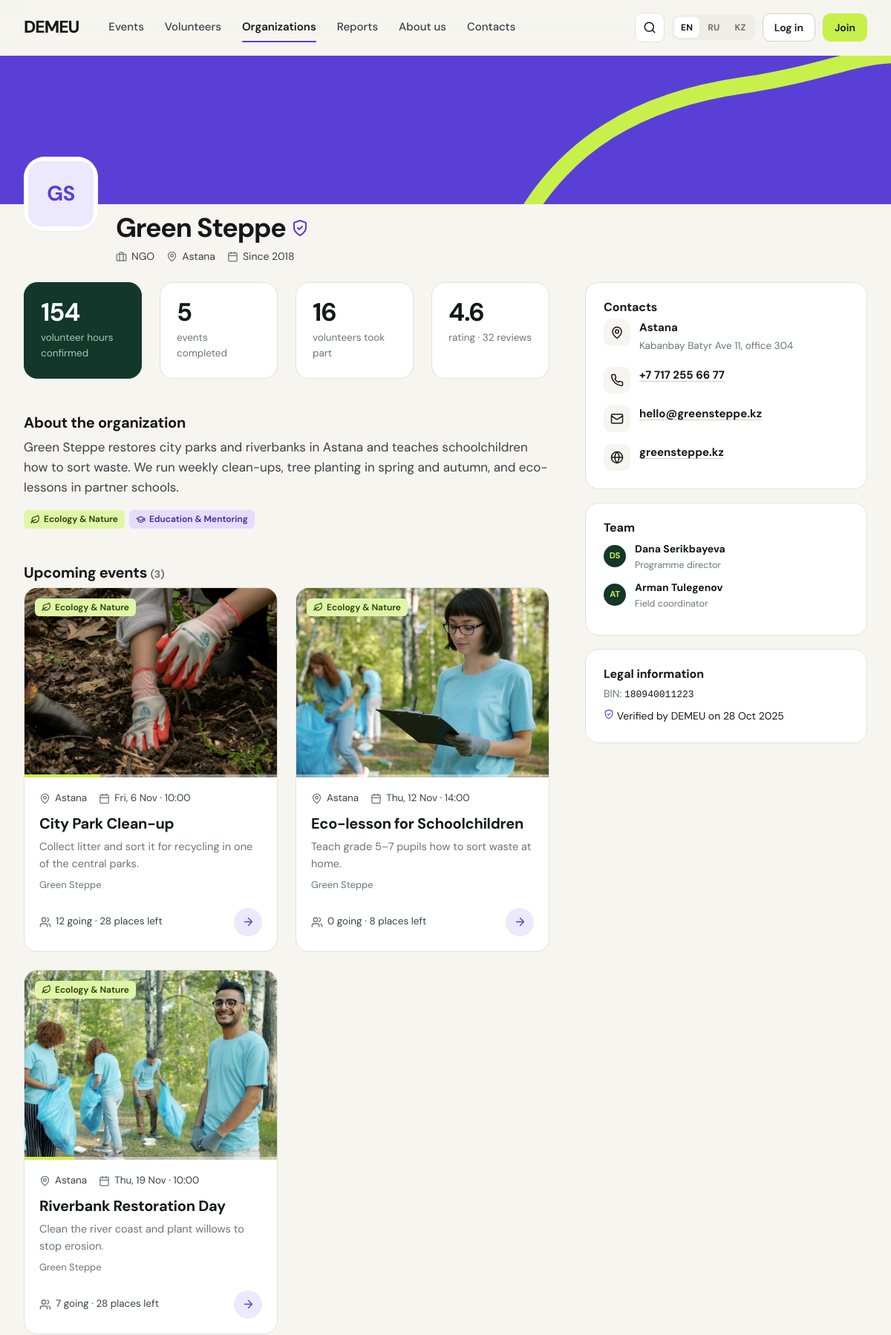
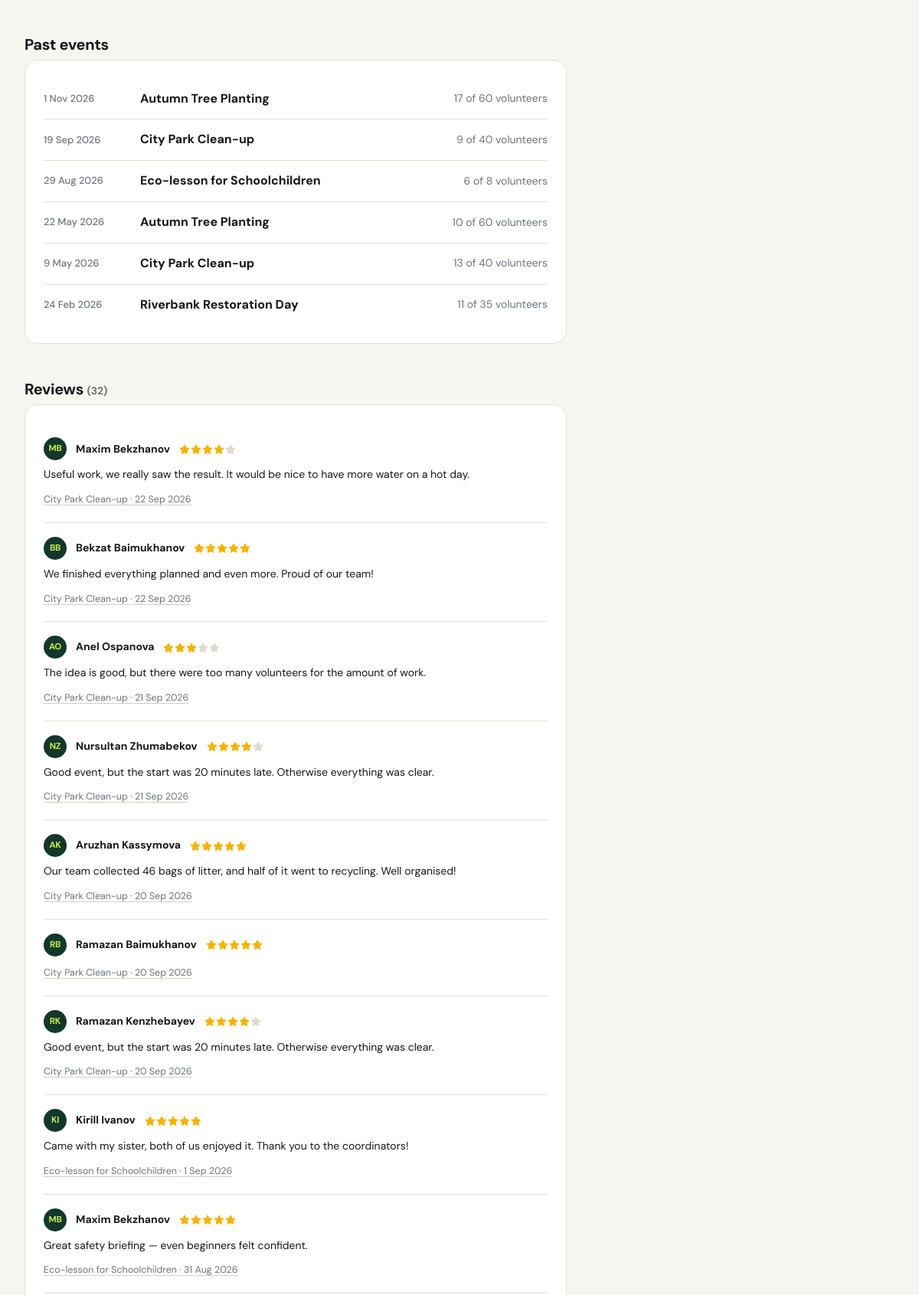
The app's page /organizations/1 (upper part) with its own data (2 pictures, top to bottom).
### tables this page shows
CREATE TABLE organizations (
    org_id           INTEGER PRIMARY KEY,
    name             TEXT NOT NULL UNIQUE,
    bin              TEXT NOT NULL UNIQUE CHECK (length(bin) = 12 AND bin NOT GLOB '*[^0-9]*'),
    org_type         TEXT NOT NULL CHECK (org_type IN ('ngo','foundation','initiative','university','government','business')),
    description      TEXT NOT NULL,
    city_id          INTEGER NOT NULL REFERENCES cities(city_id) ON DELETE RESTRICT,
    address          TEXT NOT NULL,
    email            TEXT NOT NULL,
    phone            TEXT NOT NULL,
    website          TEXT,
    logo_path        TEXT,
    founded_year     INTEGER CHECK (founded_year BETWEEN 1950 AND 2100),
    status           TEXT NOT NULL DEFAULT 'pending'
                     CHECK (status IN ('pending','verified','rejected','suspended')),
    status_comment   TEXT,                     -- reason for rejection / suspension
    verified_at      TEXT,
    verified_by      INTEGER REFERENCES users(user_id) ON DELETE SET NULL,
    created_at       TEXT NOT NULL DEFAULT (datetime('now','localtime'))
);

CREATE TABLE cities (
    city_id     INTEGER PRIMARY KEY,
    name_en     TEXT NOT NULL UNIQUE,
    name_ru     TEXT NOT NULL,
    name_kk     TEXT NOT NULL,
    region_en   TEXT NOT NULL,
    lat         REAL,
    lng         REAL
);

CREATE TABLE organization_directions (
    org_id       INTEGER NOT NULL REFERENCES organizations(org_id) ON DELETE CASCADE,
    direction_id INTEGER NOT NULL REFERENCES directions(direction_id) ON DELETE RESTRICT,
    PRIMARY KEY (org_id, direction_id)
);

CREATE TABLE directions (
    direction_id INTEGER PRIMARY KEY,
    slug         TEXT NOT NULL UNIQUE,
    name_en      TEXT NOT NULL,
    name_ru      TEXT NOT NULL,
    name_kk      TEXT NOT NULL,
    icon         TEXT NOT NULL DEFAULT 'heart',
    tone         TEXT NOT NULL DEFAULT 'mint'
                 CHECK (tone IN ('mint','sage','butter','sky','rose','lilac'))
);

CREATE TABLE events (
    event_id              INTEGER PRIMARY KEY,
    org_id                INTEGER NOT NULL REFERENCES organizations(org_id) ON DELETE RESTRICT,
    coordinator_id        INTEGER NOT NULL REFERENCES coordinators(coordinator_id) ON DELETE RESTRICT,
    direction_id          INTEGER NOT NULL REFERENCES directions(direction_id) ON DELETE RESTRICT,
    city_id               INTEGER NOT NULL REFERENCES cities(city_id) ON DELETE RESTRICT,
    title                 TEXT NOT NULL CHECK (length(trim(title)) >= 5),
    summary               TEXT NOT NULL,       -- one line for cards
    description           TEXT NOT NULL,
    address               TEXT NOT NULL,
    starts_at             TEXT NOT NULL,       -- YYYY-MM-DD HH:MM
    ends_at               TEXT NOT NULL,
    registration_deadline TEXT NOT NULL,
    max_volunteers        INTEGER NOT NULL CHECK (max_volunteers BETWEEN 1 AND 1000),
    min_age               INTEGER NOT NULL DEFAULT 14 CHECK (min_age BETWEEN 14 AND 99),
    requires_approval     INTEGER NOT NULL DEFAULT 1 CHECK (requires_approval IN (0,1)),
    requirements          TEXT,                -- what to bring / skills needed
    provided              TEXT,                -- what organisers provide (meals, gloves...)
    cover_path            TEXT,
    status                TEXT NOT NULL DEFAULT 'published'
                          CHECK (status IN ('draft','published','cancelled','completed')),
    cancel_reason         TEXT,
    created_at            TEXT NOT NULL DEFAULT (datetime('now','localtime')),
    updated_at            TEXT,
    CHECK (ends_at > starts_at),
    CHECK (registration_deadline <= starts_at)
);

CREATE TABLE volunteers (
    volunteer_id  INTEGER PRIMARY KEY,
    user_id       INTEGER NOT NULL UNIQUE REFERENCES users(user_id) ON DELETE RESTRICT,
    full_name     TEXT NOT NULL CHECK (length(trim(full_name)) >= 3),
    phone         TEXT NOT NULL CHECK (phone GLOB '+7[0-9][0-9][0-9][0-9][0-9][0-9][0-9][0-9][0-9][0-9]'),
    birth_date    TEXT NOT NULL,               -- YYYY-MM-DD, age 14+ checked in the app
    city_id       INTEGER NOT NULL REFERENCES cities(city_id) ON DELETE RESTRICT,
    about         TEXT,
    skills        TEXT,                        -- free text, e.g. "first aid, English, driving"
    avatar_path   TEXT,
    is_public     INTEGER NOT NULL DEFAULT 1 CHECK (is_public IN (0,1)),     -- listed in the catalogue
    show_contacts INTEGER NOT NULL DEFAULT 0 CHECK (show_contacts IN (0,1)), -- phone/email visible to everyone
    created_at    TEXT NOT NULL DEFAULT (datetime('now','localtime'))
);

CREATE TABLE feedback (
    feedback_id     INTEGER PRIMARY KEY,
    registration_id INTEGER NOT NULL UNIQUE REFERENCES registrations(registration_id) ON DELETE CASCADE,
    rating          INTEGER NOT NULL CHECK (rating BETWEEN 1 AND 5),
    comment         TEXT,
    is_hidden       INTEGER NOT NULL DEFAULT 0 CHECK (is_hidden IN (0,1)),  -- moderated by admin
    created_at      TEXT NOT NULL DEFAULT (datetime('now','localtime'))
);

CREATE TABLE coordinators (
    coordinator_id INTEGER PRIMARY KEY,
    user_id        INTEGER NOT NULL UNIQUE REFERENCES users(user_id) ON DELETE RESTRICT,
    org_id         INTEGER NOT NULL REFERENCES organizations(org_id) ON DELETE RESTRICT,
    full_name      TEXT NOT NULL CHECK (length(trim(full_name)) >= 3),
    phone          TEXT NOT NULL,
    position       TEXT,
    is_owner       INTEGER NOT NULL DEFAULT 0 CHECK (is_owner IN (0,1)),  -- can manage team & org profile
    created_at     TEXT NOT NULL DEFAULT (datetime('now','localtime'))
);

### demeu/public.py (the view)
@bp.route("/organizations/<int:org_id>")
def organization_profile(org_id):
    o = query(ORG_SELECT + " WHERE o.org_id=?", (org_id,), one=True)
    if not o:
        abort(404)
    own = g.coordinator is not None and g.coordinator["org_id"] == org_id
    if o["status"] != "verified" and not own and not (g.user and g.user["role"] == "admin"):
        abort(404)
    upcoming = query(S.EVENT_SELECT + " WHERE e.org_id=? AND e.status='published' AND e.ends_at >= ? ORDER BY e.starts_at",
                     (org_id, now_str()))
    past = query(S.EVENT_SELECT + " WHERE e.org_id=? AND e.status IN ('published','completed') AND e.ends_at < ?"
                 " ORDER BY e.starts_at DESC LIMIT 6", (org_id, now_str()))
    reviews = query("""SELECT f.*, v.full_name, v.avatar_path, e.title, e.event_id FROM feedback f
        JOIN registrations r USING (registration_id) JOIN volunteers v USING (volunteer_id) JOIN events e USING (event_id)
        WHERE e.org_id=? AND f.is_hidden=0 ORDER BY f.created_at DESC LIMIT 10""", (org_id,))
    team = query("SELECT full_name, position FROM coordinators WHERE org_id=? ORDER BY is_owner DESC, full_name", (org_id,))
    return render_template("public/organization_profile.html", o=o, upcoming=upcoming, past=past, reviews=reviews,
                           team=team, stats=S.org_stats(org_id), dirs=org_directions([org_id]).get(org_id, []),
                           own=own)

### demeu/templates/public/organization_profile.html (shortened to what this page needs)
{% extends "base.html" %}
{% from "partials/macros.html" import org_logo, dir_tag, event_card, avatar, rating, status, empty %}
{% block content %}
<div class="profile-cover"></div>
<div class="wrap">
  <div class="profile-head">
    <div class="profile-bar">
      <span style="background:#fff;border-radius:28px;padding:6px;box-shadow:var(--sh-1)">{{ org_logo(o, 'lg') }}</span>
      <div class="info">
        <h1>{{ o.name }} {% if o.status == 'verified' %}<span class="verified" title="{{ _('st_verified') }}">{{ icon('shield-check', 24) }}</span>{% endif %}</h1>
        <div class="meta"><span>{{ icon('briefcase', 15) }}{{ _('orgtype_' ~ o.org_type) }}</span><span>{{ icon('map-pin', 15) }}{{ loc(o, 'city_name') }}</span>
          {% if o.founded_year %}<span>{{ icon('calendar', 15) }}{{ _('founded_in', y=o.founded_year) }}</span>{% endif %}
          {% if o.status != 'verified' %}{{ status(o.status) }}{% endif %}</div>
      </div>
    </div>
  </div>
  <div class="detail-grid" style="padding-top:0">
    <div>
      <div class="grid grid-4">
        <div class="stat dark"><div class="num">{{ fmt_hours(stats.hours) }}</div><div class="lbl">{{ _('stat_hours') }}</div></div>
        <div class="stat"><div class="num">{{ stats.completed }}</div><div class="lbl">{{ _('stat_events_done') }}</div></div>
        <div class="stat"><div class="num">{{ stats.volunteers }}</div><div class="lbl">{{ _('stat_people_helped') }}</div></div>
        <div class="stat"><div class="num">{{ stats.rating or '—' }}</div><div class="lbl">{{ _('stat_rating', n=stats.reviews) }}</div></div>
      </div>
      <h3 class="mt-4">{{ _('about_org') }}</h3>
      <p class="prose">{{ o.description|nl2br }}</p>
      <div class="row tight">{% for d in dirs %}{{ dir_tag(d, '') }}{% endfor %}</div>
      <h3 class="mt-4">{{ _('upcoming_events') }} <span class="muted small">({{ upcoming|length }})</span></h3>
      {% if upcoming %}
        <div class="grid grid-2">{% for ev in upcoming %}{{ event_card(ev) }}{% endfor %}</div>
      {% else %}{{ empty('calendar', _('no_upcoming_title'), _('no_upcoming_org_text')) }}{% endif %}
      {% if past %}
      <h3 class="mt-4">{{ _('past_events') }}</h3>
      <div class="card card-pad timeline">
        {% for ev in past %}
        <div class="item"><span class="date">{{ fmt_date(ev.starts_at) }}</span>
          <a href="{{ url_for('public.event_detail', event_id=ev.event_id) }}"><b>{{ ev.title }}</b></a>
          <span class="small muted">{{ _('joined_of', a=ev.taken, b=ev.max_volunteers) }}</span></div>
        {% endfor %}
      </div>
      {% endif %}
      <h3 class="mt-4">{{ _('reviews') }} <span class="muted small">({{ stats.reviews }})</span></h3>
      {% if reviews %}
      <div class="card card-pad">
        {% for r in reviews %}
        <div class="review"><div class="head">{{ avatar(r.avatar_path, r.full_name, 'sm') }}<b class="small">{{ r.full_name }}</b>{{ rating(r.rating) }}</div>
          {% if r.comment %}<p class="small mb-1">{{ r.comment }}</p>{% endif %}
          <a class="xs muted" href="{{ url_for('public.event_detail', event_id=r.event_id) }}">{{ r.title }} · {{ fmt_date(r.created_at) }}</a></div>
        {% endfor %}
      </div>
      {% else %}<p class="muted">{{ _('no_reviews') }}</p>{% endif %}
    </div>
    <aside class="detail-aside">
      <div class="card card-pad">
        <h4>{{ _('contacts') }}</h4>
        <div class="kv">
          <div><span class="ic-wrap">{{ icon('map-pin') }}</span><div><b>{{ loc(o, 'city_name') }}</b><span>{{ o.address }}</span></div></div>
          <div><span class="ic-wrap">{{ icon('phone') }}</span><div><b><a href="tel:{{ o.phone }}">{{ o.phone|phone }}</a></b></div></div>
          <div><span class="ic-wrap">{{ icon('mail') }}</span><div><b><a href="mailto:{{ o.email }}">{{ o.email }}</a></b></div></div>
          {% if o.website %}<div><span class="ic-wrap">{{ icon('globe') }}</span><div><b><a href="{{ o.website }}" rel="noopener nofollow" target="_blank">{{ o.website.replace('https://','').replace('http://','') }}</a></b></div></div>{% endif %}
        </div>
      </div>
      <div class="card card-pad">
        <h4>{{ _('team') }}</h4>
        {% for t in team %}<div class="row mb-1">{{ avatar(None, t.full_name, 'sm') }}<div><b class="small">{{ t.full_name }}</b><div class="xs muted">{{ t.position or '' }}</div></div></div>{% endfor %}
      </div>
      <div class="card card-pad">
        <h4>{{ _('legal_info') }}</h4>
        <p class="small mb-0"><span class="muted">{{ _('bin') }}:</span> <span class="mono">{{ o.bin }}</span></p>
        {% if o.status == 'verified' %}<p class="small mb-0 mt-1"><span class="verified">{{ icon('shield-check', 14) }}</span> {{ _('verified_by_demeu', d=fmt_date(o.verified_at)) }}</p>{% endif %}
      </div>
    </aside>
  </div>
</div>
{% endblock %}

### demeu/templates/partials/macros.html (shortened to what this page needs)
{% macro cover_url(ev, w=1000) -%}
{%- if ev.cover_path -%}{{ media_url(ev.cover_path) }}{%- else -%}{{ direction_photo(ev.dir_slug, ev.event_id, w) }}{%- endif -%}
{%- endmacro %}
{% macro cover_attrs(ev, w=1000) -%}
src="{{ cover_url(ev, w) }}" onerror="this.onerror=null;this.src='{{ fallback_url(ev.dir_slug) }}'"
{%- endmacro %}
{% macro avatar(path, name, cls='') -%}
<span class="avatar {{ cls }}">{% if path %}<img src="{{ media_url(path) }}" alt="">{% else %}{{ initials(name) }}{% endif %}</span>
{%- endmacro %}
{% macro org_logo(o, cls='') -%}
<span class="avatar org {{ cls }}">{% if o.logo_path or o.org_logo %}<img src="{{ media_url(o.logo_path or o.org_logo) }}" alt="">{% else %}{{ initials(o.name or o.org_name) }}{% endif %}</span>
{%- endmacro %}
{% macro dir_tag(row, prefix='dir_') -%}
<span class="tag tone-{{ row[prefix ~ 'tone'] if prefix else row.tone }}">{{ icon(row[prefix ~ 'icon'] if prefix else row.icon, 13) }}{{ loc(row, prefix ~ 'name' if prefix else 'name') }}</span>
{%- endmacro %}
{% macro rating(n) -%}
<span class="rating" aria-label="{{ n }}/5">{% for i in range(5) %}<span class="{{ '' if i < n else 'off' }}">{{ icon('star', 14) }}</span>{% endfor %}</span>
{%- endmacro %}
{% macro event_card(ev, cls='') -%}
{% set phase = event_phase(ev) %}
{% set left = ev.max_volunteers - ev.taken %}
{% set pct = [100, (ev.taken * 100 // ev.max_volunteers) if ev.max_volunteers else 0]|min %}
<article class="ev-card {{ cls }} {{ 'past' if phase in ('finished', 'cancelled') }}">
  <a class="ev-photo" href="{{ url_for('public.event_detail', event_id=ev.event_id) }}" tabindex="-1" aria-hidden="true">
    <img {{ cover_attrs(ev, 1200 if 'wide' in cls else 800) }} alt="" loading="lazy">
    <span class="ev-cat">{{ dir_tag(ev) }}</span>
    {% if phase == 'upcoming' %}<span class="ev-fill"><i style="width: {{ pct }}%"></i></span>{% endif %}
  </a>
  <div class="ev-body">
    <div class="ev-meta"><span>{{ icon('map-pin') }}{{ loc(ev, 'city_name') }}</span><span>{{ icon('calendar') }}{{ fmt_date(ev.starts_at, True, False) }} · {{ fmt_time(ev.starts_at) }}</span></div>
    <h3><a href="{{ url_for('public.event_detail', event_id=ev.event_id) }}">{{ ev.title }}</a></h3>
    <p class="ev-sum">{{ ev.summary }}</p>
    <a class="ev-org" href="{{ url_for('public.organization_profile', org_id=ev.org_id) }}">{{ ev.org_name }}</a>
    <div class="ev-foot">
      <span class="ev-going">{{ icon('users', 16) }}<span>{{ _('n_going', n=ev.taken) }}{% if phase == 'upcoming' and left > 0 %} · {{ _('n_left', n=left) }}{% endif %}</span></span>
      <span class="round-go" aria-hidden="true">{{ icon('arrow-right', 17) }}</span>
    </div>
  </div>
</article>
{%- endmacro %}

### records on screen
organizations: name "GS", name "Green Steppe", description "Green Steppe restores city parks and riverbanks in Astana and teaches schoolchildren how to sort waste. We run weekly clean-ups, tree planting in spring and autumn, and eco-lessons in partner schools.", address "Kabanbay Batyr Ave 11, office 304", phone "+7 717 255 66 77", email "hello@greensteppe.kz", website.replace "greensteppe.kz", bin "180940011223"
cities: name_en "Astana"
directions: name_en "Ecology & Nature"
directions: name_en "Education & Mentoring"
events: shows a picture, {{ pct }} 30 (drawn), starts_at "Fri, 6 Nov", starts_at "10:00", title "City Park Clean-up", summary "Collect litter and sort it for recycling in one of the central parks.", org_name "Green Steppe"
events: shows a picture, starts_at "Thu, 12 Nov", starts_at "14:00", title "Eco-lesson for Schoolchildren", summary "Teach grade 5–7 pupils how to sort waste at home.", org_name "Green Steppe"
events: shows a picture, {{ pct }} 20 (drawn), starts_at "Thu, 19 Nov", starts_at "10:00", title "Riverbank Restoration Day", summary "Clean the river coast and plant willows to stop erosion.", org_name "Green Steppe"
events: starts_at "1 Nov 2026", title "Autumn Tree Planting"
events: starts_at "19 Sep 2026", title "City Park Clean-up"
events: starts_at "29 Aug 2026", title "Eco-lesson for Schoolchildren"
events: starts_at "22 May 2026", title "Autumn Tree Planting"
events: starts_at "9 May 2026", title "City Park Clean-up"
events: starts_at "24 Feb 2026", title "Riverbank Restoration Day"
feedback: full_name "Maxim Bekzhanov", comment "Useful work, we really saw the result. It would be nice to have more water on a hot day.", title "City Park Clean-up", created_at "22 Sep 2026"
volunteers: full_name "MB"
feedback: full_name "Bekzat Baimukhanov", comment "We finished everything planned and even more. Proud of our team!", title "City Park Clean-up", created_at "22 Sep 2026"
volunteers: full_name "BB"
feedback: full_name "Anel Ospanova", comment "The idea is good, but there were too many volunteers for the amount of work.", title "City Park Clean-up", created_at "21 Sep 2026"
volunteers: full_name "AO"
feedback: full_name "Nursultan Zhumabekov", comment "Good event, but the start was 20 minutes late. Otherwise everything was clear.", title "City Park Clean-up", created_at "21 Sep 2026"
volunteers: full_name "NZ"
feedback: full_name "Aruzhan Kassymova", comment "Our team collected 46 bags of litter, and half of it went to recycling. Well organised!", title "City Park Clean-up", created_at "20 Sep 2026"
volunteers: full_name "AK"
feedback: full_name "Ramazan Baimukhanov", title "City Park Clean-up", created_at "20 Sep 2026"
volunteers: full_name "RB"
feedback: full_name "Ramazan Kenzhebayev", comment "Good event, but the start was 20 minutes late. Otherwise everything was clear.", title "City Park Clean-up", created_at "20 Sep 2026"
volunteers: full_name "RK"
feedback: full_name "Kirill Ivanov", comment "Came with my sister, both of us enjoyed it. Thank you to the coordinators!", title "Eco-lesson for Schoolchildren", created_at "1 Sep 2026"
volunteers: full_name "KI"
feedback: full_name "Maxim Bekzhanov", comment "Great safety briefing — even beginners felt confident.", title "Eco-lesson for Schoolchildren", created_at "31 Aug 2026"
coordinators: full_name "DS", full_name "Dana Serikbayeva", position "Programme director"
coordinators: full_name "AT", full_name "Arman Tulegenov", position "Field coordinator"

### other values on screen
{{ LANG_LABELS[code] }} "EN" "RU" "KZ"
{{ fmt_hours(stats.hours) }} "154"
{{ stats.completed }} "5"
{{ stats.volunteers }} "16"
{{ stats.rating or '—' }} "4.6"
{{ upcoming|length }} "3"
{{ stats.reviews }} "32"
